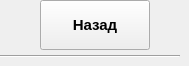
     <widget class="QWidget" name="Settings_Tracking_Trends_History_Buttons_page">
      <property name="styleSheet">
       <string notr="true"/>
      </property>
      <widget class="QPushButton" name="return_to_settings_tracking_buttons_pushButton">
       <property name="geometry">
        <rect>
         <x>40</x>
         <y>0</y>
         <width>110</width>
         <height>50</height>
        </rect>
       </property>
       <property name="font">
        <font>
         <family>Arial</family>
         <pointsize>11</pointsize>
         <weight>75</weight>
         <bold>true</bold>
        </font>
       </property>
       <property name="text">
        <string>Назад</string>
       </property>
      </widget>
      <widget class="QLabel" name="return_to_settings_tracking_buttons_icon_label">
       <property name="geometry">
        <rect>
         <x>0</x>
         <y>0</y>
         <width>40</width>
         <height>50</height>
        </rect>
       </property>
       <property name="text">
        <string/>
       </property>
      </widget>
      <widget class="Line" name="tracking_history_line_1">
       <property name="geometry">
        <rect>
         <x>0</x>
         <y>55</y>
         <width>180</width>
         <height>2</height>
        </rect>
       </property>
       <property name="frameShadow">
        <enum>QFrame::Sunken</enum>
       </property>
       <property name="orientation">
        <enum>Qt::Horizontal</enum>
       </property>
      </widget>
     </widget>
